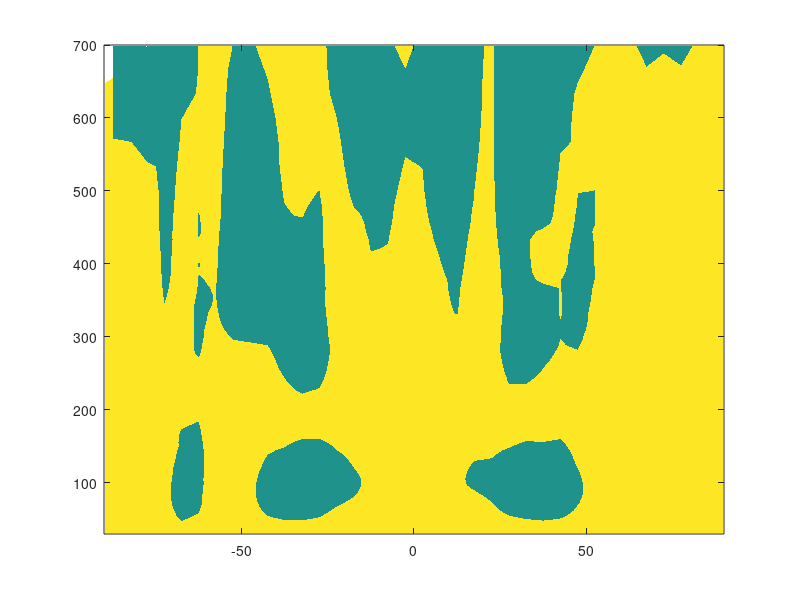
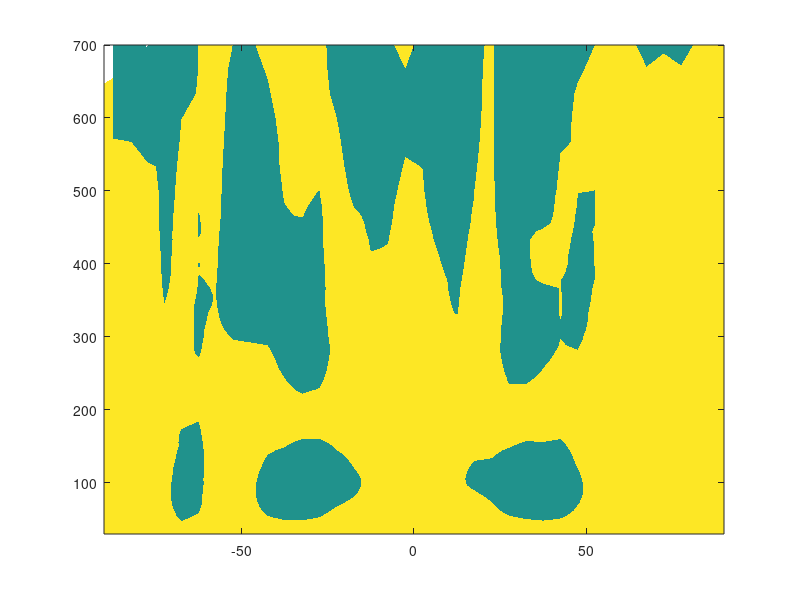

Write MATLAB code to recreate these figures, in order. (Note: this script raises an error after producing the figures.)
%HATCHFILL2_DEMO   Demonstration script for HATCHFILL2 function
%  4 examples from original HATCHFILL by Neil Tandon
%  a bar plot example

clear; close all; drawnow

%%% In this example, the 2 contour of a contour plot
%%% is filled with hatching.
load('hatchfill2_demo_data');

% plot background data
figure;
[~,h] = contourf(lat,p,temp,150:10:320);
caxis([190 270]);
set(h,'linestyle','none');
hold on;

% plot hatching region:
% zone(40:60,15:20) = nan; % force errorneous case
[c2,h2] = contourf(lat2,p2,zone,[2 2]); % plots only the 2 contour
set(h2,'linestyle','none','Tag','HatchingRegion');
hold off;                                 % if you want to have more control
ax1 = gca;
ax2 = copyobj(ax1,figure);

% Example 1: Default hatching
if verLessThan('matlab','8.4')
   hg1onlyopt = {'FaceColor','none'};
else
   hg1onlyopt = {};
end
hp = findobj(ax1,'Tag','HatchingRegion');
hh = hatchfill2(hp,'cross','LineWidth',1,hg1onlyopt{:},'Fill','off');
title('Example 1: hatchfill2(hp,''HatchColor'',''w'',''FaceColor'',''none'')');

% Example 2: Set logarithmic yscale and reverse yaxis & speckle
set(ax2,'ylim',[50 700],'yscale','log','ydir','reverse');
hp = findobj(ax2,'Tag','HatchingRegion');
h1 = hatchfill2(hp,'speckle');
title('Example 2: hatchfill2(hp,''speckle'',''HatchColor'',''w'') on log-scaled reversed y-axes');

% Example 3: Cross-hatching of multi-face patch
xdata = [2 2 0 2 5;
   2 8 2 4 5;
   8 8 2 4 8];
ydata = [4 4 4 2 0;
   8 4 6 2 2;
   4 0 4 0 0];
figure;
hp = patch(xdata,ydata,linspace(0,1,size(xdata,2)),'EdgeColor','none');
hatchfill2(hp,'cross','HatchAngle',45,'HatchSpacing',5,'HatchColor','b','HatchLineWidth',2);
title('Example 3: Hatching a patch object with multiple faces');

% Example 4: bar plot hatching
c = load('count.dat');
Y = c(1:6,:);
figure;
hp = bar(Y);
hatchfill2(hp(1),'single','HatchAngle',0);
hatchfill2(hp(2),'cross','HatchAngle',45);
hatchfill2(hp(3),'single','HatchAngle',90);
title('Example 4: Hatching bars of a bar plot');
